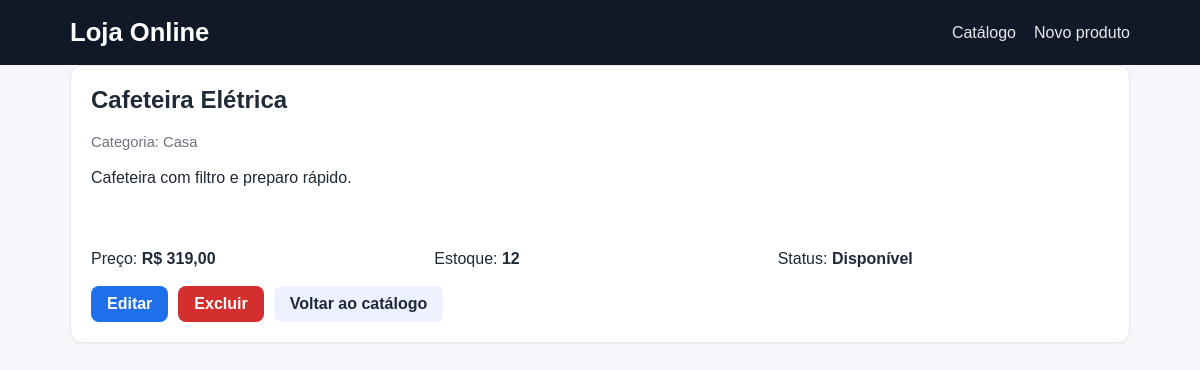
Screenshot of /produtos/4/ with the database file from the repository.
### catalogo/models.py (models this page shows, shortened)
class Produto(models.Model):
    nome = models.CharField(max_length=150, verbose_name='Nome')
    descricao = models.TextField(blank=True, verbose_name='Descrição')
    preco = models.DecimalField(max_digits=10, decimal_places=2, verbose_name='Preço')
    estoque = models.PositiveIntegerField(default=0, verbose_name='Estoque')
    categoria = models.CharField(max_length=80, default='Geral', verbose_name='Categoria')
    disponivel = models.BooleanField(default=True, verbose_name='Disponível')
    criado_em = models.DateTimeField(auto_now_add=True, verbose_name='Criado em')
    atualizado_em = models.DateTimeField(auto_now=True, verbose_name='Atualizado em')
    class Meta:
        ordering = ['nome']
        verbose_name = 'Produto'
        verbose_name_plural = 'Produtos'

### catalogo/views.py (the view)
# urls.py: path('produtos/<int:pk>/', ProdutoDetailView.as_view(), name='produto_detail'),
class ProdutoDetailView(DetailView):
    model = Produto
    template_name = 'catalogo/produto_detail.html'
    context_object_name = 'produto'

### catalogo/templates/catalogo/produto_detail.html (shortened to what this page needs)
{% extends 'catalogo/base.html' %}
{% block content %}
<div class="detail-card">
    <h2>{{ produto.nome }}</h2>
    <p class="category">Categoria: {{ produto.categoria }}</p>
    <p class="description">{{ produto.descricao|default:'Sem descrição.' }}</p>
    <div class="detail-meta">
        <span>Preço: <strong>R$ {{ produto.preco }}</strong></span>
        <span>Estoque: <strong>{{ produto.estoque }}</strong></span>
        <span>Status: <strong>{% if produto.disponivel %}Disponível{% else %}Indisponível{% endif %}</strong></span>
    </div>
    <div class="card-actions">
        <a class="button primary" href="{% url 'produto_update' produto.pk %}">Editar</a>
        <a class="button danger" href="{% url 'produto_delete' produto.pk %}">Excluir</a>
        <a class="button secondary" href="{% url 'produto_list' %}">Voltar ao catálogo</a>
    </div>
</div>
{% endblock %}

### static/catalogo/styles.css (style rules this page uses)
:root { --bg: #f5f7fb; --panel: #ffffff; --primary: #1f6feb; --primary-dark: #1247a6; --danger: #d32f2f; --text: #1f2937; --muted: #6b7280; --border: #e5e7eb; --success: #198754; --warning: #b7791f; }
* { box-sizing: border-box; }
body { margin: 0; font-family: Arial, sans-serif; background: var(--bg); color: var(--text); }
.product-card, .detail-card, .form-card { background: var(--panel); border: 1px solid var(--border); border-radius: 12px; padding: 20px; box-shadow: 0 1px 2px rgba(17, 24, 39, 0.04); }
.category { color: var(--muted); font-size: 0.92rem; margin: 0 0 10px; }
.description { color: var(--text); min-height: 68px; line-height: 1.5; }
.card-actions { display: flex; flex-wrap: wrap; gap: 10px; margin-top: 18px; }
.button, .card-actions a, button { display: inline-flex; align-items: center; justify-content: center; padding: 9px 16px; border-radius: 8px; text-decoration: none; border: none; cursor: pointer; font-weight: 600; }
.button.primary, .card-actions a { background: var(--primary); color: white; }
.button.secondary, .card-actions a:nth-child(3) { background: #eef2ff; color: #1f2937; }
.button.danger, .card-actions a.danger { background: var(--danger); color: white; }
.detail-card h2, .form-card h2 { margin-top: 0; }
.detail-meta { display: grid; grid-template-columns: repeat(auto-fit, minmax(180px, 1fr)); gap: 12px; margin-top: 16px; }

### rows the page displays
Produto: nome "Cafeteira Elétrica", categoria "Casa", descricao "Cafeteira com filtro e preparo rápido.", preco "319,00", estoque "12"
